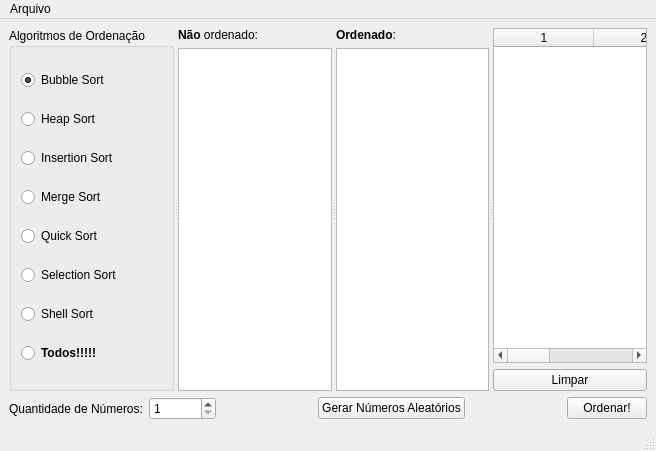
<?xml version="1.0" encoding="UTF-8"?>
<ui version="4.0">
 <class>MainWindow</class>
 <widget class="QMainWindow" name="MainWindow">
  <property name="geometry">
   <rect>
    <x>0</x>
    <y>0</y>
    <width>656</width>
    <height>451</height>
   </rect>
  </property>
  <property name="windowTitle">
   <string>MainWindow</string>
  </property>
  <widget class="QWidget" name="centralwidget">
   <layout class="QVBoxLayout" name="verticalLayout_3">
    <item>
     <widget class="QSplitter" name="splitter">
      <property name="frameShape">
       <enum>QFrame::NoFrame</enum>
      </property>
      <property name="frameShadow">
       <enum>QFrame::Raised</enum>
      </property>
      <property name="orientation">
       <enum>Qt::Horizontal</enum>
      </property>
      <widget class="QGroupBox" name="groupBox">
       <property name="title">
        <string>Algoritmos de Ordenação</string>
       </property>
       <layout class="QVBoxLayout" name="verticalLayout_5">
        <item>
         <widget class="QRadioButton" name="rdbBubble">
          <property name="text">
           <string>Bubble Sort</string>
          </property>
          <property name="checked">
           <bool>true</bool>
          </property>
         </widget>
        </item>
        <item>
         <widget class="QRadioButton" name="rdbHeap">
          <property name="text">
           <string>Heap Sort</string>
          </property>
         </widget>
        </item>
        <item>
         <widget class="QRadioButton" name="rdbInsertion">
          <property name="text">
           <string>Insertion Sort</string>
          </property>
         </widget>
        </item>
        <item>
         <widget class="QRadioButton" name="rdbMerge">
          <property name="text">
           <string>Merge Sort</string>
          </property>
         </widget>
        </item>
        <item>
         <widget class="QRadioButton" name="rdbQuick">
          <property name="text">
           <string>Quick Sort</string>
          </property>
         </widget>
        </item>
        <item>
         <widget class="QRadioButton" name="rdbSelection">
          <property name="text">
           <string>Selection Sort</string>
          </property>
         </widget>
        </item>
        <item>
         <widget class="QRadioButton" name="rdbShell">
          <property name="text">
           <string>Shell Sort</string>
          </property>
         </widget>
        </item>
        <item>
         <widget class="QRadioButton" name="rdbTodos">
          <property name="font">
           <font>
            <weight>75</weight>
            <bold>true</bold>
           </font>
          </property>
          <property name="text">
           <string>Todos!!!!!</string>
          </property>
         </widget>
        </item>
       </layout>
      </widget>
      <widget class="QWidget" name="layoutWidget">
       <layout class="QVBoxLayout" name="verticalLayout">
        <item>
         <widget class="QLabel" name="label_2">
          <property name="text">
           <string>&lt;b&gt;Não&lt;/b&gt; ordenado:</string>
          </property>
         </widget>
        </item>
        <item>
         <widget class="QListWidget" name="lstEmb"/>
        </item>
       </layout>
      </widget>
      <widget class="QWidget" name="layoutWidget">
       <layout class="QVBoxLayout" name="verticalLayout_2">
        <item>
         <widget class="QLabel" name="label_3">
          <property name="text">
           <string>&lt;b&gt;Ordenado&lt;/b&gt;:</string>
          </property>
         </widget>
        </item>
        <item>
         <widget class="QListWidget" name="lstOrd"/>
        </item>
       </layout>
      </widget>
      <widget class="QWidget" name="">
       <layout class="QVBoxLayout" name="verticalLayout_4">
        <item>
         <widget class="QTableWidget" name="tableWidget">
          <property name="frameShadow">
           <enum>QFrame::Plain</enum>
          </property>
          <property name="editTriggers">
           <set>QAbstractItemView::NoEditTriggers</set>
          </property>
          <property name="alternatingRowColors">
           <bool>true</bool>
          </property>
          <property name="selectionBehavior">
           <enum>QAbstractItemView::SelectRows</enum>
          </property>
          <property name="gridStyle">
           <enum>Qt::DotLine</enum>
          </property>
          <property name="sortingEnabled">
           <bool>true</bool>
          </property>
          <property name="columnCount">
           <number>3</number>
          </property>
          <attribute name="horizontalHeaderCascadingSectionResizes">
           <bool>true</bool>
          </attribute>
          <column/>
          <column/>
          <column/>
         </widget>
        </item>
        <item>
         <widget class="QPushButton" name="btnLimpar">
          <property name="text">
           <string>Limpar</string>
          </property>
         </widget>
        </item>
       </layout>
      </widget>
     </widget>
    </item>
    <item>
     <layout class="QHBoxLayout" name="horizontalLayout">
      <item>
       <widget class="QLabel" name="label">
        <property name="text">
         <string>Quantidade de Números:</string>
        </property>
       </widget>
      </item>
      <item>
       <widget class="QSpinBox" name="spbQtdValor">
        <property name="minimum">
         <number>1</number>
        </property>
        <property name="maximum">
         <number>1000000</number>
        </property>
       </widget>
      </item>
      <item>
       <spacer name="horizontalSpacer">
        <property name="orientation">
         <enum>Qt::Horizontal</enum>
        </property>
        <property name="sizeHint" stdset="0">
         <size>
          <width>40</width>
          <height>20</height>
         </size>
        </property>
       </spacer>
      </item>
      <item>
       <widget class="QPushButton" name="btnGera">
        <property name="text">
         <string>Gerar Números Aleatórios</string>
        </property>
       </widget>
      </item>
      <item>
       <spacer name="horizontalSpacer_2">
        <property name="orientation">
         <enum>Qt::Horizontal</enum>
        </property>
        <property name="sizeHint" stdset="0">
         <size>
          <width>40</width>
          <height>20</height>
         </size>
        </property>
       </spacer>
      </item>
      <item>
       <widget class="QPushButton" name="btnOrdenar">
        <property name="text">
         <string>Ordenar!</string>
        </property>
       </widget>
      </item>
     </layout>
    </item>
   </layout>
  </widget>
  <widget class="QMenuBar" name="menubar">
   <property name="geometry">
    <rect>
     <x>0</x>
     <y>0</y>
     <width>656</width>
     <height>21</height>
    </rect>
   </property>
   <widget class="QMenu" name="menuArquivo">
    <property name="title">
     <string>Arquivo</string>
    </property>
    <addaction name="separator"/>
    <addaction name="actionSair"/>
   </widget>
   <addaction name="menuArquivo"/>
  </widget>
  <widget class="QStatusBar" name="statusbar">
   <property name="font">
    <font>
     <family>Ubuntu</family>
     <pointsize>10</pointsize>
     <weight>9</weight>
     <italic>false</italic>
     <bold>false</bold>
    </font>
   </property>
   <property name="styleSheet">
    <string notr="true">font: 75 10pt &quot;Ubuntu&quot;;</string>
   </property>
  </widget>
  <action name="actionSair">
   <property name="text">
    <string>Sair</string>
   </property>
  </action>
 </widget>
 <resources/>
 <connections/>
</ui>
